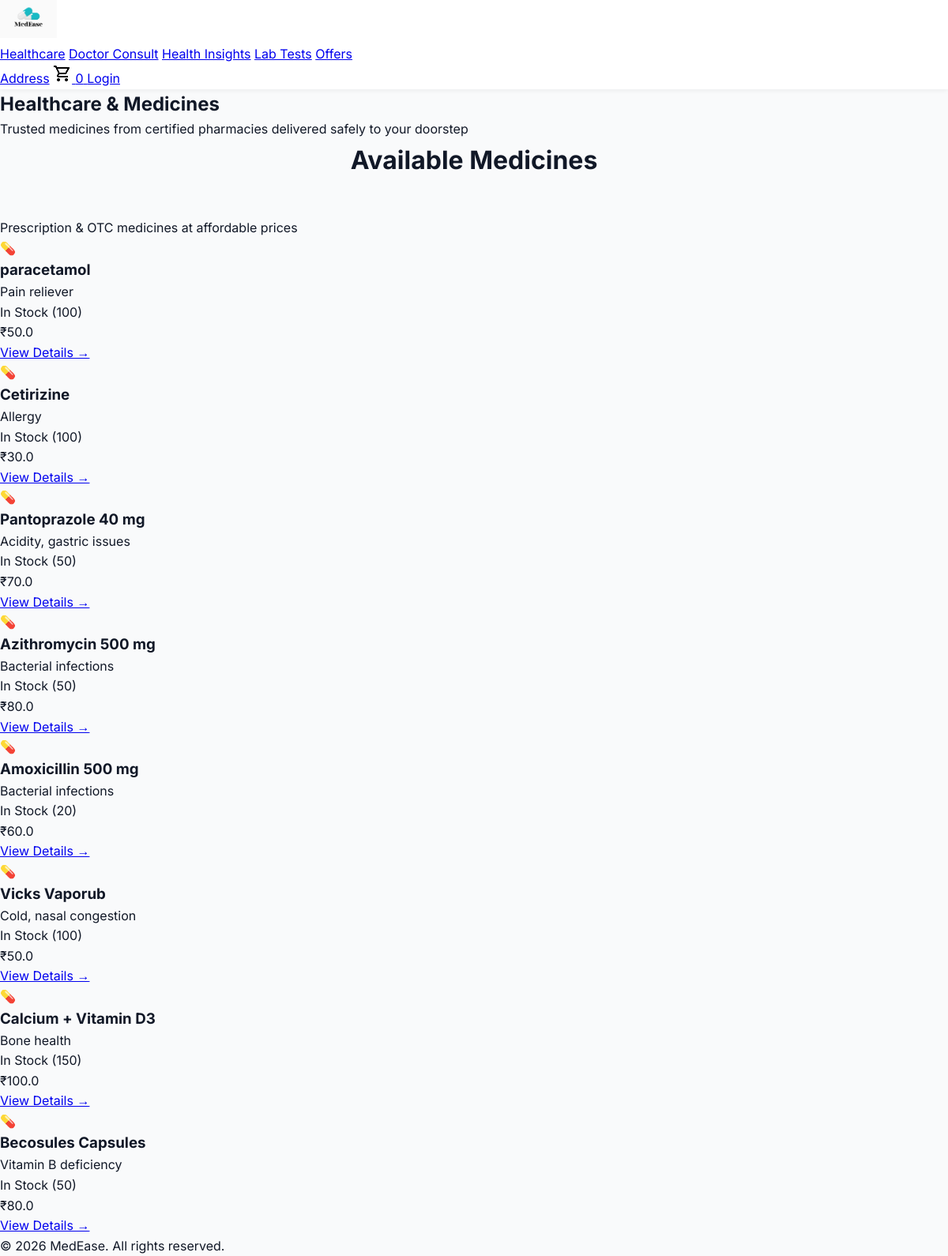
Screenshot of /healthcare/ with the database file from the repository.
### app/models.py (models this page shows, shortened)
class Medicine(models.Model):
    name = models.CharField(max_length=100)
    description = models.TextField()
    price = models.FloatField()
    stock = models.PositiveIntegerField(default=0)

### app/views.py (the view)
# urls.py: path('healthcare/', views.healthcare, name='healthcare'),
def healthcare(request):
    query = request.GET.get('q')
    if query:
        medicines = Medicine.objects.filter(name__icontains=query)
    else:
        medicines = Medicine.objects.all()
    return render(request, 'healthcare.html', {'medicines': medicines})

### templates/healthcare.html (shortened to what this page needs)
    {% load static %}
{% load static %}
<!DOCTYPE html>
<html lang="en">
<head>
    <link rel="stylesheet" href="{% static 'css/healthcare.css' %}">
</head>
<body>
<header class="navbar">
    <div class="nav-container">
        <div class="logo">
            <a href="{% url 'home' %}">
                <img src="{% static 'images/medlogo.png' %}" alt="MedEase">
            </a>
        </div>
        <nav class="nav-menu">
            <a href="{% url 'medicine_list' %}" class="nav-link active">Healthcare</a>
            <a href="#" class="nav-link">Doctor Consult</a>
            <a href="#" class="nav-link">Health Insights</a>
            <a href="{% url 'lab_tests' %}" class="nav-link">Lab Tests</a>
            <a href="#" class="nav-link">Offers</a>
        </nav>
        <div class="nav-right">
            <a href="{% url 'address_upload' %}" class="nav-btn address-btn">Address</a>
            <a href="{% url 'cart' %}" class="nav-btn cart-btn">
                <img src="{% static 'images/cart.png' %}" alt="Cart">
                <span class="cart-badge">0</span>
            </a>
            {% if user.is_authenticated %}
                <a href="{% url 'logout' %}" class="nav-btn logout-btn">Logout</a>
            {% else %}
                <a href="{% url 'login' %}" class="nav-btn login-btn">Login</a>
            {% endif %}
        </div>
    </div>
</header>
<section class="page-hero">
    <div class="hero-content">
        <h1 class="hero-title">Healthcare & Medicines</h1>
        <p class="hero-subtitle">
            Trusted medicines from certified pharmacies delivered safely to your doorstep
        </p>
    </div>
</section>
<section class="medicines-section">
    <div class="container">
        <div class="section-header">
            <h2 class="section-title">Available Medicines</h2>
            <p class="section-description">
                Prescription & OTC medicines at affordable prices
            </p>
        </div>
        {% if medicines %}
        <div class="medicines-grid">
            {% for medicine in medicines %}
            <div class="medicine-card">
                <div class="medicine-icon">💊</div>
                <div class="medicine-content">
                    <h3 class="medicine-name">{{ medicine.name }}</h3>
                    <p class="medicine-description">
                        {{ medicine.description|default:"Trusted medicine for your health"|truncatewords:18 }}
                    </p>
                    {% if medicine.stock %}
                        <span class="stock-badge in-stock">In Stock ({{ medicine.stock }})</span>
                    {% else %}
                        <span class="stock-badge out-of-stock">Out of Stock</span>
                    {% endif %}
                    <div class="medicine-price">
                        <span class="price-amount">₹{{ medicine.price }}</span>
                    </div>
                </div>
                <a href="{% url 'medicine_detail' medicine.id %}" class="medicine-button">
                    View Details →
                </a>
            </div>
            {% endfor %}
        </div>
        {% else %}
        <div class="empty-state">
            <h3>No medicines available</h3>
            <p>Please check back later</p>
        </div>
        {% endif %}
    </div>
</section>
<footer class="footer">
    <p>© 2026 MedEase. All rights reserved.</p>
</footer>
</body>
</html>

### static/css/healthcare.css (style rules this page uses)
* { margin: 0; padding: 0; box-sizing: border-box; }
:root { --green-main: #0a8f6a; --green-dark: #066b4f; --blue-accent: #1d4ed8; --danger: #ef4444; --text-main: #111827; --text-muted: #6b7280; --bg-soft: #f9fafb; --bg-white: #ffffff; --shadow-low: 0 2px 6px rgba(0,0,0,0.05); --shadow-mid: 0 8px 20px rgba(0,0,0,0.08); }
body { font-family: 'Inter', system-ui, sans-serif; background: var(--bg-soft); color: var(--text-main); line-height: 1.6; }
.navbar { position: sticky; top: 0; background: rgba(255,255,255,0.95); backdrop-filter: blur(8px); box-shadow: var(--shadow-low); z-index: 999; }
.logo img { height: 48px; }
.section-title { text-align: center; font-size: 2rem; font-weight: 700; margin-bottom: 3rem; }

### rows the page displays
Medicine: name "paracetamol", description "Pain reliever", stock "100", price "50.0"
Medicine: name "Cetirizine", description "Allergy", stock "100", price "30.0"
Medicine: name "Pantoprazole 40 mg", description "Acidity, gastric issues", stock "50", price "70.0"
Medicine: name "Azithromycin 500 mg", description "Bacterial infections", stock "50", price "80.0"
Medicine: name "Amoxicillin 500 mg", description "Bacterial infections", stock "20", price "60.0"
Medicine: name "Vicks Vaporub", description "Cold, nasal congestion", stock "100", price "50.0"
Medicine: name "Calcium + Vitamin D3", description "Bone health", stock "150", price "100.0"
Medicine: name "Becosules Capsules", description "Vitamin B deficiency", stock "50", price "80.0"
